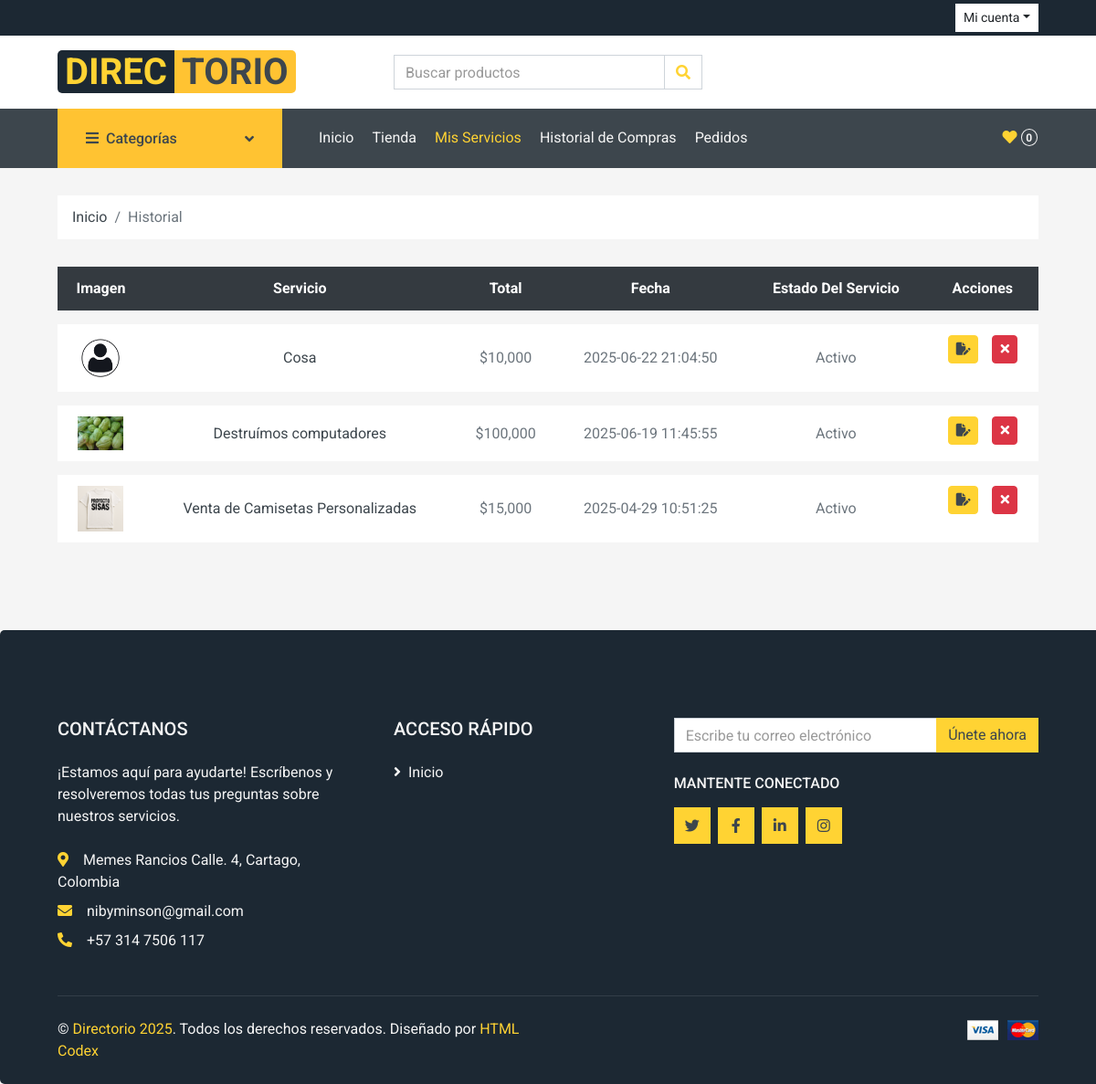
Page /rutas/rutas.php?page=myServices (signed in) on the committed database.
### tables this page shows
CREATE TABLE `servicio` (
  `id_servicio` int(11) NOT NULL,
  `titulo` varchar(500) DEFAULT NULL,
  `descripcion` varchar(500) DEFAULT NULL,
  `precio` decimal(10,0) NOT NULL,
  `fecha_creacion` datetime NOT NULL DEFAULT current_timestamp(),
  `usuario_id_usuario` int(11) NOT NULL,
  `categoria_id_categoria` int(11) NOT NULL,
  `estado` varchar(45) NOT NULL DEFAULT 'Activo',
  `barrio_id` int(11) NOT NULL,
  `direccion` varchar(100) DEFAULT 'No aplica'
);

### app/controladores/landingPageController.php (called while the page is built, shortened)
<?php
require_once(__DIR__ . '/../modelos/serviceModel.php');
class LandingPageController{
    private $serviceModel;
    public function __construct(){
        $this->serviceModel = new ServiceModel;
    }
    public function MyServicesPage(){
        try {
            $services = $this->serviceModel->GetUserServices($_SESSION["id"]);
            include_once (__DIR__.'/../vistas/landing/my_services.php');
        } catch (\Throwable $th) {
            echo $th;
            die();
        }
    }
}

### configuracion/mysql.php (called while the page is built)
<?php
class Mysql{
    public $conect;
    private $DB_HOST = 'localhost';
    private $DB_NAME = 'directorio';
    private $DB_PORT = '3306';
    private $DB_USERNAME = 'root';
    private $DB_PASSWORD = '';
    private $DB_CHARSET = 'utf8mb4';
    public function __construct(){
        $connectionString = "mysql:host=".$this->DB_HOST. ";dbname=".$this->DB_NAME.";port=".$this->DB_PORT.";charset=".$this->DB_CHARSET;
        try{
            $this->conect = new PDO($connectionString, $this->DB_USERNAME, $this->DB_PASSWORD);
            $this->conect->setAttribute(PDO::ATTR_ERRMODE, PDO::ERRMODE_EXCEPTION);
        }catch(PDOException $e){
            echo "CONNECTION ERROR: " . $e->getMessage();
        }
    }
    public function conect(){
        return $this->conect;
    }
}

### app/modelos/serviceModel.php (called while the page is built, shortened)
<?php
require_once(__DIR__ . '/../../configuracion/mysql.php');
class ServiceModel extends Mysql {
    private $connection;
    public function __construct(){
        $mysql = new Mysql();
        $this->connection = $mysql->conect();
    }
    public function GetUserServices($user_id){
        $query = "SELECT servicio.id_servicio,servicio.titulo,servicio_imagenes.imagen_ref as imagen,servicio.precio,servicio.fecha_creacion, servicio.estado, servicio.descripcion
        FROM servicio
        LEFT JOIN servicio_imagenes ON servicio_imagenes.servicio_id = servicio.id_servicio
        WHERE servicio.usuario_id_usuario = ?
        GROUP BY servicio.id_servicio
        ORDER BY servicio.fecha_creacion DESC";
        $preparedStmt = $this->connection->prepare($query);
        $preparedStmt->execute([$user_id]);
        $data = $preparedStmt->fetchAll(PDO::FETCH_ASSOC);
        return $data;
    }
}

### app/vistas/landing/my_services.php (the view, shortened to what this page needs)
<?php
include_once RUTA_BASE . '/app/vistas/landing/plantilla/header.php';
?>
<body>
    <div class="container-fluid">
        <div class="row px-xl-5">
            <div class="col-12">
                <nav class="breadcrumb bg-light mb-30">
                    <a class="breadcrumb-item text-dark" href="<?= URL_BASE ?>/rutas/rutas.php?page=home">Inicio</a>
                    <span class="breadcrumb-item active">Historial</span>
                </nav>
            </div>
        </div>
    </div>
    <div class="container-fluid">
        <?php if(count($services) > 0) : ?>
            <div class="row px-xl-5">
                <div class="col-lg-12 table-responsive mb-5">
                    <table class="table table-light table-borderless table-hover text-center mb-0">
                        <thead class="thead-dark">
                            <tr>
                                <th>Imagen</th>
                                <th>Servicio</th>
                                <th>Total</th>
                                <th>Fecha</th>
                                <th>Estado Del Servicio</th>
                                <th>Acciones</th>
                            </tr>
                        </thead>
                        <tbody class="align-middle">
                           <?php foreach($services as $service) : ?>
                                <tr>
                                    <td class="align-middle">
                                        <img src="<?= URL_BASE ?>/publico/img/servicios/<?= $service["imagen"]?>" alt="Imagen del servicio" style="width: 50px;">
                                    </td>
                                    <td class="align-middle">
                                        <?php if($service["estado"] === "Activo") : ?>
                                            <a href="<?= URL_BASE ?>/rutas/rutas.php?page=service&id=<?= $service["id_servicio"] ?>" class="text-dark">
                                                <?= $service["titulo"] ?>
                                            </a>
                                        <?php else : ?>
                                            <?= $service["titulo"] ?>
                                        <?php endif ?>
                                    </td>
                                    <td class="align-middle">
                                        $<?= number_format($service["precio"]) ?>
                                    </td>
                                    <td class="align-middle">
                                        <?= date($service["fecha_creacion"]) ?>
                                    </td>
                                    <td class="align-middle">
                                        <?= $service['estado'] ?>
                                    </td>
                                    <td class="align-middle d-flex flex-row justify-content-center align-content-center">
                                        <button class="btn btn-sm btn-primary rounded rounded-5"
                                        type="button"
                                        style="margin-right: 15px;"
                                        title="Editar Servicio"
                                        data-toggle="modal"
                                        data-target="#modalUpdate"
                                        data-id="<?= $service["id_servicio"] ?>"
                                        data-titulo="<?= $service["titulo"] ?>"
                                        data-descripcion="<?= $service["descripcion"] ?>"
                                        data-precio="<?= $service["precio"] ?>"
                                        id="btnEdit">
                                            <i class="fa-solid fa-file-pen"></i>
                                        </button>
                                        <form enctype="multipart/form-data" method="post"
                                        data-estado="<?= $service["estado"] ?>" id="formDelete">
                                            <button class="btn btn-sm rounded rounded-5 <?= $service["estado"] === "Activo" ? 'btn-danger' : 'btn-success' ?>"
                                            type="submit"
                                            data-service="<?= $service["id_servicio"] ?>"
                                            title="<?= $service["estado"] === "Activo" ? 'Desactivar Servicio' : 'Activar Servicio' ?> "
                                            id="btnDelete" data-estado="<?= $service["estado"] ?>">
                                                <?php if($service["estado"] === "Activo") : ?>
                                                    <i class="fa fa-times"></i>
                                                <?php else : ?>
                                                    <i class="fa-solid fa-check"></i>
                                                <?php endif ?>
                                            </button>
                                        </form>
                                    </td>
                                </tr>
                           <?php endforeach ?>
                        </tbody>
                    </table>
                </div>
            </div>
        <?php endif ?>
    </div>
<?php include_once (RUTA_BASE .'/app/vistas/landing/plantilla/footer.php'); ?>

### rows in the picture
servicio: shows a picture, titulo "Cosa", precio "10,000", fecha_creacion "2025-06-22 21:04:50", estado "Activo"
servicio: shows a picture, titulo "Destruímos computadores", precio "100,000", fecha_creacion "2025-06-19 11:45:55", estado "Activo"
servicio: shows a picture, titulo "Venta de Camisetas Personalizadas", precio "15,000", fecha_creacion "2025-04-29 10:51:25", estado "Activo"
